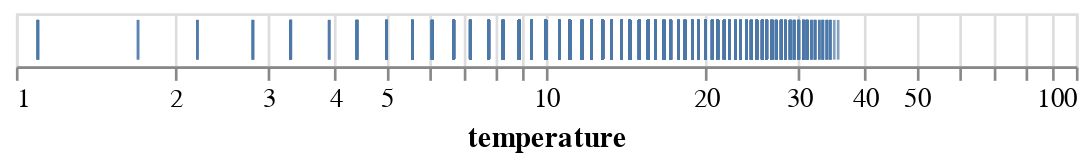

Notebook code cell kept with this figure:
### Markdown cell above
### Tick Plot with a Log Scale

### Code cell
show(
    data(["temperature"]),
    {
        "view": [
            {
                "mark": [
                    {
                        "type": "tick",
                        "encoding": [{"channel": "x", "field": "temperature"}],
                    }
                ],
                "scale": [{"channel": "x", "type": "log"}],
            }
        ]
    },
)

### Figure 1 — Vega-Lite specification as saved in the notebook (floating-point values rounded to 4 significant figures; data arrays with more than 128 entries replaced by an {"elided": "..."} marker saying what was removed)
{"config": {"view": {"continuousWidth": 400, "continuousHeight": 300}}, "data": {"name": "data-4320e9365fc008a7116fce3f257ae0ca"}, "mark": "tick", "encoding": {"x": {"field": "temperature", "scale": {"type": "log"}, "type": "quantitative"}}, "$schema": "https://vega.github.io/schema/vega-lite/v4.17.0.json", "datasets": {"data-4320e9365fc008a7116fce3f257ae0ca": {"elided": "1456 records"}}}
